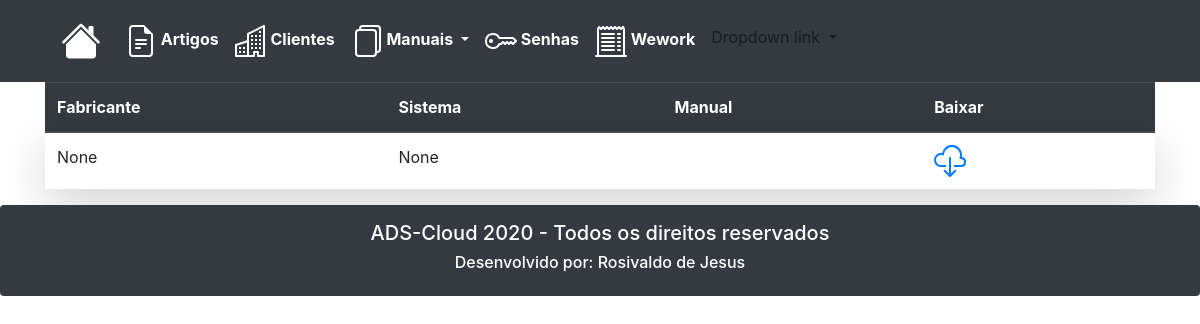
The app's page /manuaisFabricantes/, older data.
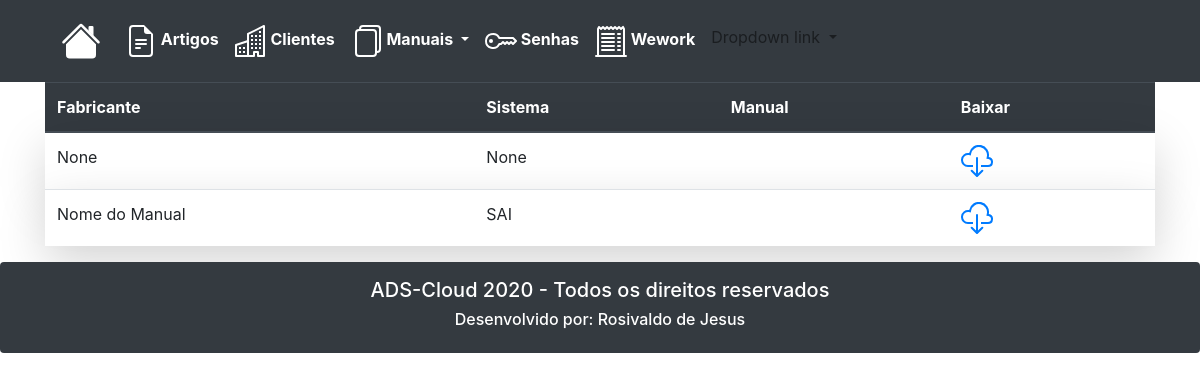
The same page, newer data.
### evertical/models.py (models this page shows, shortened)
class tbManuais(models.Model):
    manualNome = models.CharField(max_length=100, blank=True, null=True)
    manualLink = models.CharField(max_length=255, blank=True, null=True)
    manualDescricao = models.CharField(max_length=255, blank=True, null=True)
    manualFabricante = models.ForeignKey(tbFabricante, on_delete=models.CASCADE)
    manualSistema = models.ForeignKey(tbSistemas, on_delete=models.CASCADE)
    class Meta:
        db_table = 'tbManuais'
        verbose_name_plural = 'Manuais'

class tbSistemas(models.Model):
    sistemasTipo = models.CharField(max_length=20, blank=True, null=True)
    class Meta:
        db_table = 'tbSistemas'
        verbose_name_plural = 'Sistemas'
    def __str__(self):
        return self.sistemasTipo

### evertical/views.py (the view)
# urls.py: path('manuaisFabricantes/', manuaisFabricantes),
def manuaisFabricantes(request):
    manualFabricante = tbManuais.objects.all()
    return render(request, 'manuaisFabricantes.html',{'manualFabricante':manualFabricante})

### templates/manuaisFabricantes.html (shortened to what this page needs)
{% extends "base.html" %}
{% load static %}
{% block content %}
<div class="container-xl">
	<section>
		<table class="table table-striped">
			<thead class="thead-dark">
				<tr>
					<th>Fabricante</th>
					<th>Sistema</th>
					<th>Manual</th>
					<th>Baixar</th>
				</tr>
			</thead>
			<tbody>
				{% for manual in manualFabricante %}
				<tr class="shadow-lg p-3 mb-5 bg-white rounded ">
					<td>{{manual.manualNome}}</td>
					<td>{{manual.manualSistema}}</td>
					<td>{{manual.nome_manual}}</td>
					<td>
						<a href="{{manuais.link_manual}}" target="_blanko"><b>
						</a>
					</td>
				</tr>
				{% endfor %}
			</tbody>
		</table>
	</section>
</div>
{% endblock %}s

### templates/base.html (shortened to what this page needs)
<!DOCTYPE html>
{% load static %}
<html lang="pt-br">
<head>
    <link rel="stylesheet" href="https://stackpath.bootstrapcdn.com/bootstrap/4.5.2/css/bootstrap.min.css">
    {% include "model-header.html" %}
</head>
<body>
{% block content %}
{% endblock %}
{% include "model-footer.html" %}
</body>
</html>

### templates/model-header.html (shortened to what this page needs)
<div>
  <nav class="navbar navbar-expand-lg navbar-light bg-dark">
      <div class="container">
    <nav class="navbar navbar-expand-lg navbar-light bg-dark">
  <a class="navbar-brand text-white" href="/">
      <strong>
      </strong></a>
  <div class="collapse navbar-collapse" id="navbarNavDropdown">
    <ul class="navbar-nav">
      <li class="nav-item active">
        <a class="nav-link text-white" href="/artigos/"><strong>
          Artigos
        </strong> <span class="sr-only">(current)</span></a>
      </li>
      <li class="nav-item">
        <a class="nav-link text-white" href="/clientes/"><strong>
          Clientes
        </strong></a>
      </li>
      <li class="nav-item dropdown">
        <a class="nav-link dropdown-toggle text-white" href="#" id="navbarDropdownMenuLink" role="button" data-toggle="dropdown" aria-haspopup="true" aria-expanded="false">
         <strong>
           Manuais
         </strong>
        </a>
      </li>
      <li class="nav-item">
        <a class="nav-link text-white" href="/senhasPadroes/"><strong>
          Senhas
        </strong></a>
      </li>
      <li class="nav-item">
        <a class="nav-link text-white" href="/wework/"><strong>
          Wework
        </strong></a>
      </li>
      <li class="nav-item dropdown">
        <a class="nav-link dropdown-toggle" href="#" id="navbarDropdownMenuLink" role="button" data-toggle="dropdown" aria-haspopup="true" aria-expanded="false">
          Dropdown link
        </a>
      </li>
    </ul>
  </div>
</nav>
</div>
  </nav>
</div>

### templates/model-footer.html (shortened to what this page needs)
<div class="containers-xl">
    <section>
		<div class="card border-0 p-3 mb-2 bg-dark text-white" align="center">
		    <h5>ADS-Cloud 2020 - Todos os direitos reservados</h5>
			<div>
				<h6>Desenvolvido por: Rosivaldo de Jesus</h6>
			</div>
		</div>
</div>

Row changes from the older to the newer data that the page shows:
added tbManuais: manualNome "Nome do Manual", manualSistema "SAI"
